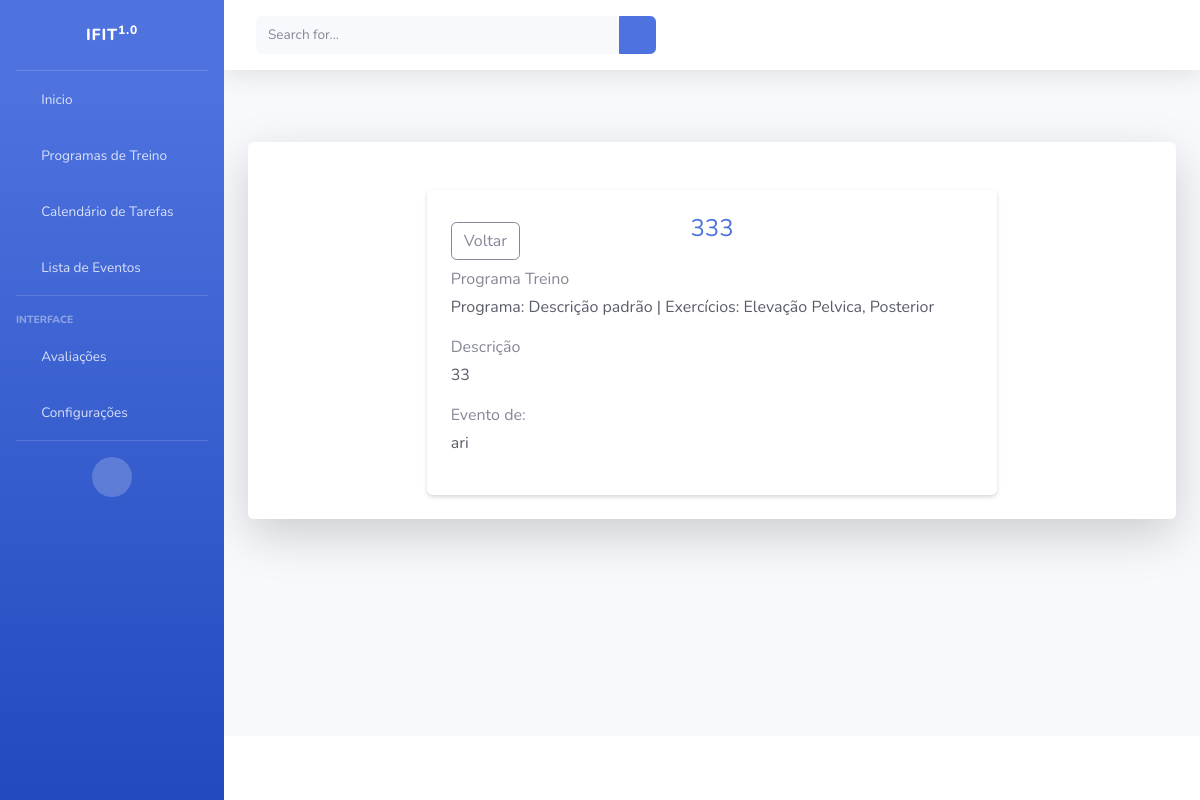
The app's page /task/19/ with its own data.
### tasks/models.py (models this page shows, shortened)
class Task(models.Model):
    id = models.BigAutoField(primary_key=True)
    title = models.CharField(max_length=255)
    description = models.TextField()
    start_date = models.DateField()
    end_date = models.DateField()
    total_subs = models.PositiveIntegerField(default=0)
    subs = models.PositiveIntegerField(default=0)
    start_time = models.TimeField()
    end_time = models.TimeField()
    usuario = models.ForeignKey(User, on_delete=models.CASCADE)
    programa_treino = models.ForeignKey(TrainingExercicio, on_delete=models.PROTECT)
    created_at = models.DateTimeField(auto_now_add=True)
    updated_at = models.DateTimeField(auto_now=True)

### cadastros/models.py (models this page shows, shortened)
class TrainingExercicio(models.Model):
    exercises = models.ManyToManyField(Exercicio)
    series = models.IntegerField()
    repeticoes = models.IntegerField()
    carga = models.CharField(max_length=50, blank=True, null=True)
    descanso = models.IntegerField()  # em segundos
    descricao = models.CharField(max_length=100, default='Descrição padrão')
    usuario = models.ForeignKey(User, on_delete=models.CASCADE)
    def __str__(self):
        exercicios = ', '.join([exercise.exercicio for exercise in self.exercises.all()])
        return f"Programa: {self.descricao} | Exercícios: {exercicios}"

class Exercicio(models.Model):
    exercicio = models.CharField(max_length=50)
    tipo = models.CharField(max_length=10)
    grupo = models.CharField(max_length=20)
    descricao = models.CharField(max_length=100)

### tasks/views.py (the view)
# urls.py: path('task/<int:pk>/', TaskDetailView.as_view(), name='task-view'),
class TaskDetailView(DetailView):
    model = Task
    template_name = 'tasks/task.html'
    context_object_name = 'task'

### tasks/templates/tasks/task.html (shortened to what this page needs)
{% extends 'paginas/index.html' %}
{% block conteudo %}
<div class="container mt-4">
    <div class="row justify-content-center">
        <div class="col-12 col-md-10 col-lg-8 bg-white p-4 rounded shadow-sm position-relative">
            <a href="javascript:history.back()"
               class="btn btn-outline-secondary position-absolute top-0 start-0 mt-2 ms-2">
                 Voltar
            </a>
            <div class="text-center mb-4">
                <h1 class="h4 fw-bold text-primary">{{ task.title }}</h1>
            </div>
            <div class="mb-3">
                <p class="fw-bold mb-1 text-secondary">Programa Treino</p>
                <p class="text-dark mb-0">{{ task.programa_treino }}</p>
            </div>
            <div class="mb-3">
                <p class="fw-bold mb-1 text-secondary">Descrição</p>
                <p class="text-dark mb-0">{{ task.description }}</p>
            </div>
            <div class="mb-3">
                <p class="fw-bold mb-1 text-secondary">Evento de:</p>
                <p class="text-dark mb-0">{{ task.usuario }}</p>
            </div>
        </div>
    </div>
</div>
{% endblock %}

### records on screen
Task: title "333", programa_treino "Programa: Descrição padrão | Exercícios: Elevação Pelvica, Posterior", description "33", usuario "ari"
